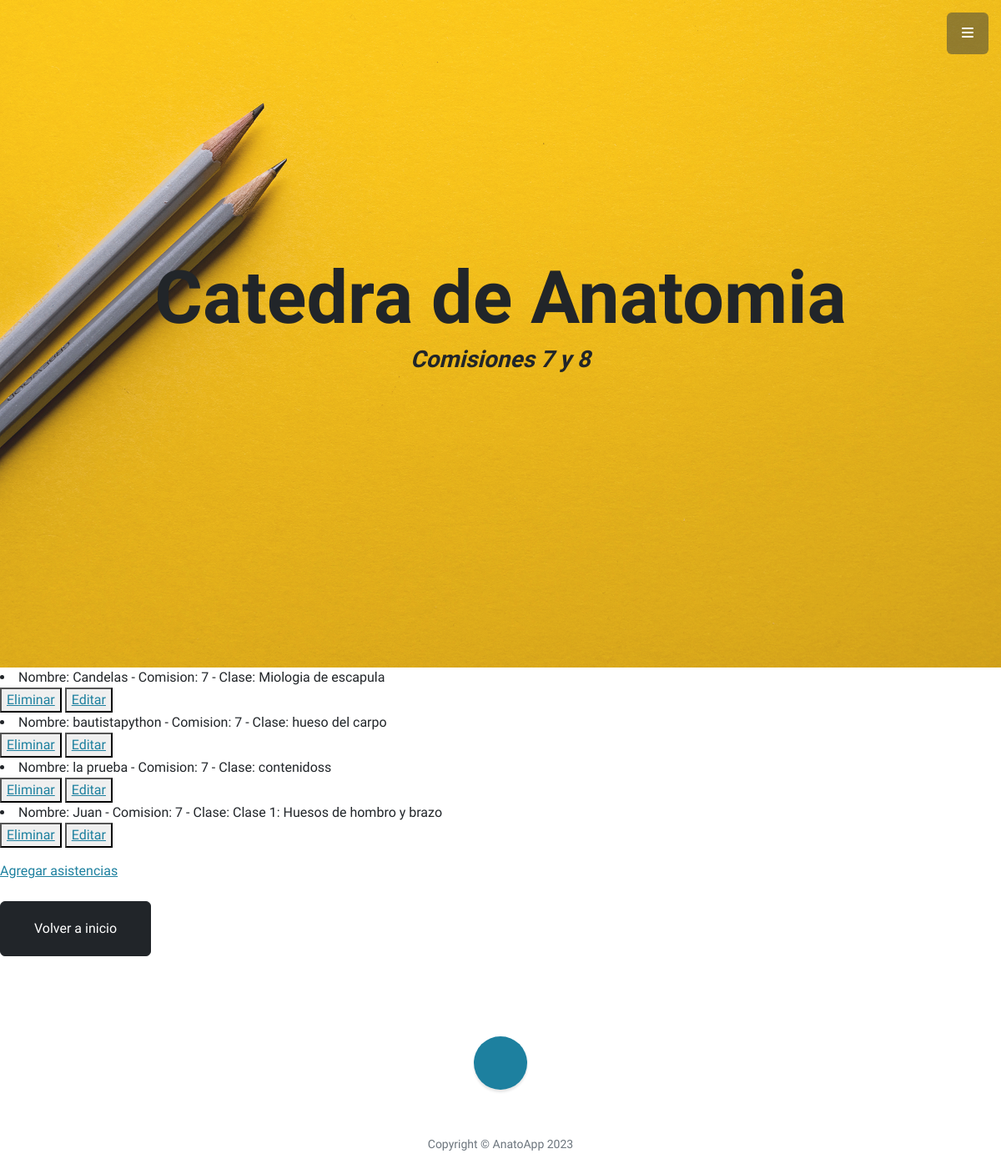
The page /AnatoApp/leerAsistencias on the database as committed earlier.
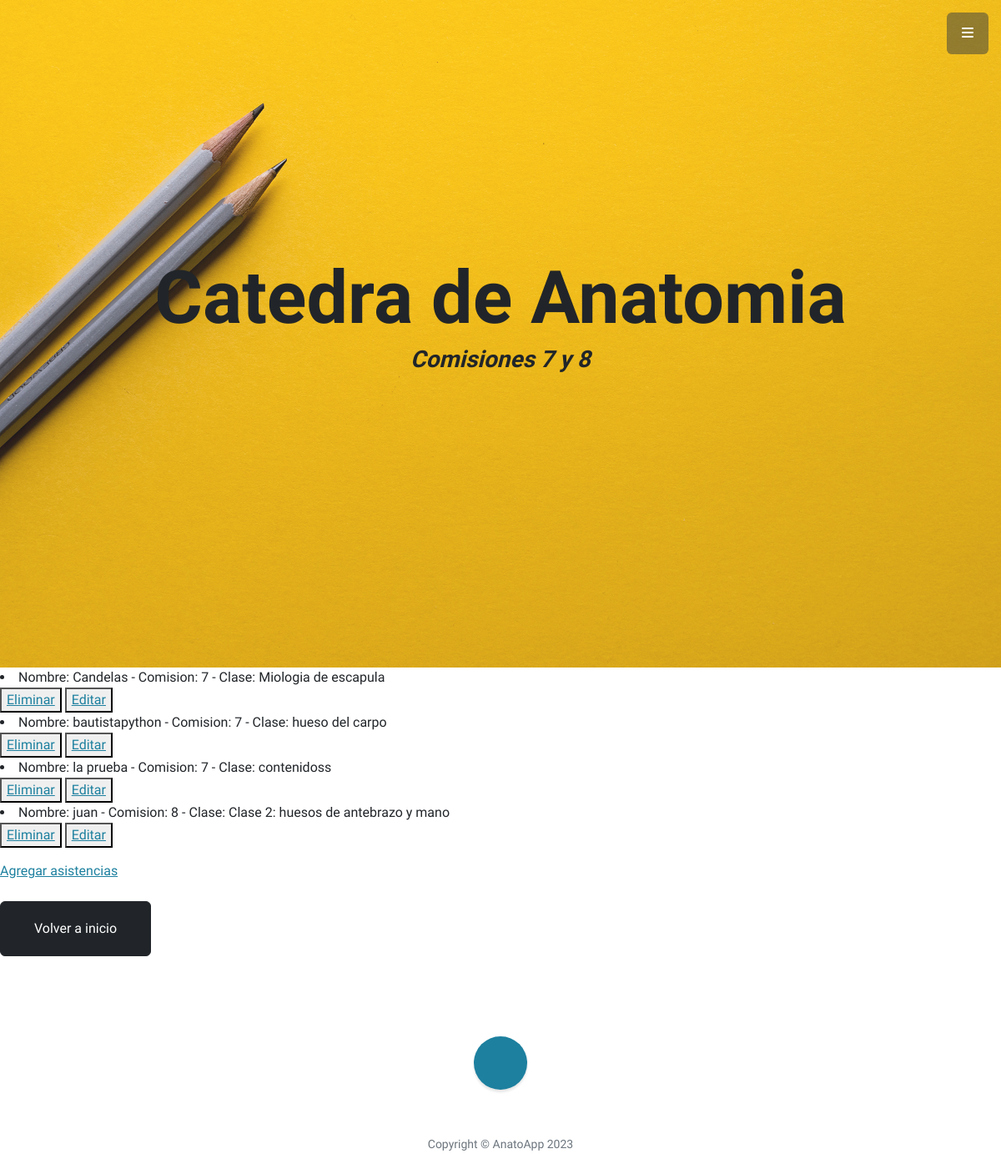
The same page on the database as committed later.
### AnatoApp/models.py (models this page shows)
class Asistencias(models.Model):
    def __str__(self):
        return f"Nombre: {self.nombre} - Comision: {self.comision} - Clase: {self.clase}"
    nombre = models.CharField(max_length=40)
    comision = models.IntegerField()
    clase = models.CharField(max_length=40)
    presente = models.BooleanField()

### AnatoApp/views.py (the view)
# urls.py: path('leerAsistencias',views.leerAsistencias,name='LeerAsistencias'),
def leerAsistencias(request):
    asistencias= Asistencias.objects.all()
    contexto= {"asistencias": asistencias}
    return render(request, "AnatoApp/leerAsistencias.html",contexto)

### AnatoApp/templates/AnatoApp/leerAsistencias.html (shortened to what this page needs)
{% extends "AnatoApp/pagina2.html" %}
{% load static %}
{% block Alumnos %}
<!DOCTYPE html>
<html lang="en">
<head>
</head>
<body>
    {% for p in asistencias %}
        <li>{{p}}</li>
        <button>
            <a href="{% url 'EliminarAsistencia' p.nombre %}"> Eliminar</a>
        </button>
        <button>
            <a href="{% url 'EditarAsistencia' p.nombre %}">Editar</a>
        </button>
    {% endfor %}
    <a href="{% url 'AsistenciasFormulario' %}">Agregar asistencias</a>
</body>
</html>
<br>
<br>
<p>
    <a class="btn btn-dark btn-xl" href="http://127.0.0.1:8000/AnatoApp/">Volver a inicio</a>
</p>
{% endblock %}

Rows that differ between the two databases and show on the page:
removed Asistencias: nombre+comision+clase "Nombre: Juan - Comision: 7 - Clase: Clase 1: Huesos de hombro y brazo"
added Asistencias: nombre+comision+clase "Nombre: juan - Comision: 8 - Clase: Clase 2: huesos de antebrazo y mano"
